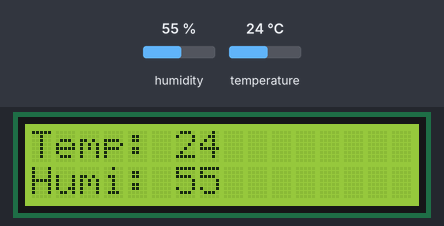
Simulated run of this program. Board: Raspberry Pi Pico running MicroPython. Parts: 16×2 character LCD. Inputs (shaded band) come from the test bench; at power-on: humidity 55 %, temperature 24 °C. Library files of the repository ran but are not shown: i2c_lcd.py; what the program prints to the serial console is not drawn.

Above: at 1.2 s.
1.3 s: humidity set to 22 %
At 3.9 s:
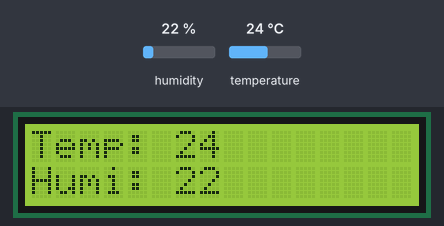
4.6 s: temperature set to 12 °C
At 8.0 s:
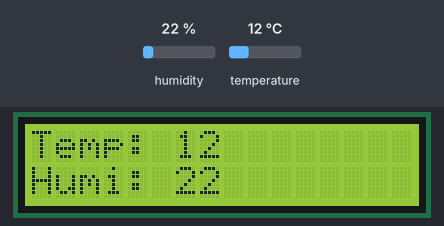
8.6 s: humidity set to 40 %
At 12.1 s:
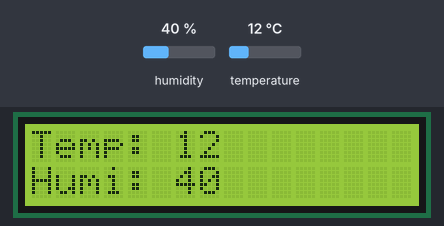
12.7 s: temperature set to 19 °C
At 16.2 s:
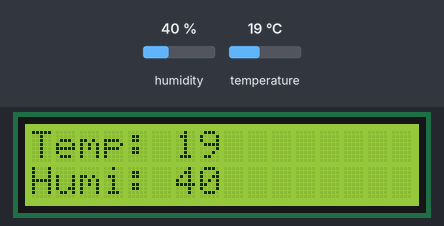
Timing chart, 0 to 17.7 s (numbered marks = the images above; inputs shaded):
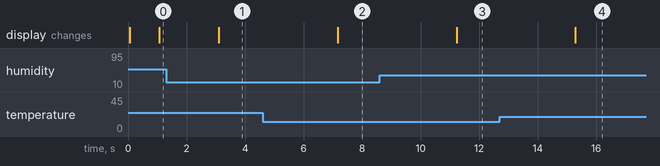

Measured:
- after the input at 1.3 s, the display: changes after 1.8 s (image 1)
- after the input at 4.6 s, the display: changes after 2.6 s (image 2)
- after the input at 8.6 s, the display: changes after 2.6 s (image 3)
- after the input at 12.7 s, the display: changes after 2.6 s (image 4)

The program:

lec6_2.py
```python
from machine import Pin, I2C
from i2c_lcd import I2cLcd
from time import sleep
import dht  # 온습도 센서 라이브러리

DEFAULT_I2C_ADDR = 0x27
sensor = dht.DHT11(Pin(2))  # 2번핀 사용!


def setup():
    global lcd
    i2c = I2C(0, sda=Pin(0), scl=Pin(1), freq=400000)  # SDA는 0번핀, SCL은 1번 핀
    lcd = I2cLcd(i2c, DEFAULT_I2C_ADDR, 2, 16)


def loop():
    while True:
        sensor.measure()
        temp = sensor.temperature()
        hum = sensor.humidity()
        print(f"Temperature: {temp}°C   Humidity: {hum}% ")
        sleep(1)

        # LCD 출력부
        lcd.move_to(0, 0)
        lcd.putstr("Temp: {}".format(temp))
        lcd.move_to(0, 1)
        lcd.putstr("Humi: {}".format(hum))
        sleep(1)


# 동작 시작 부분
setup()
loop()
```
